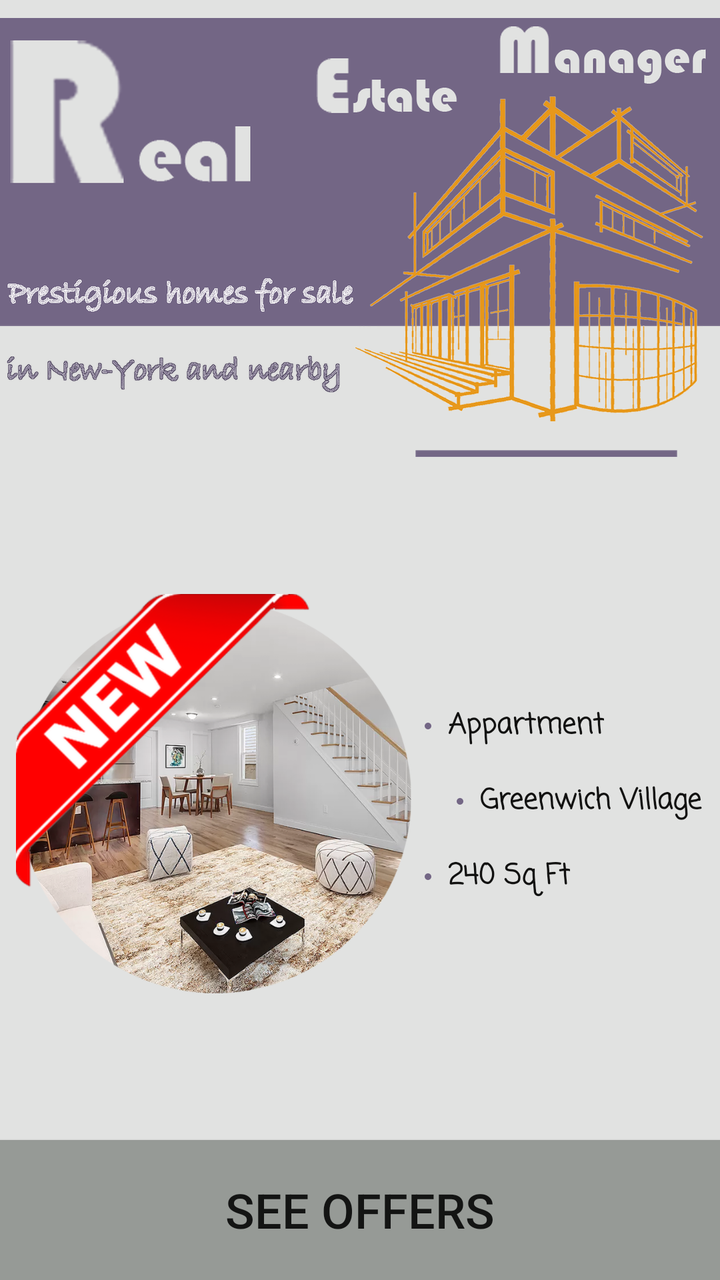
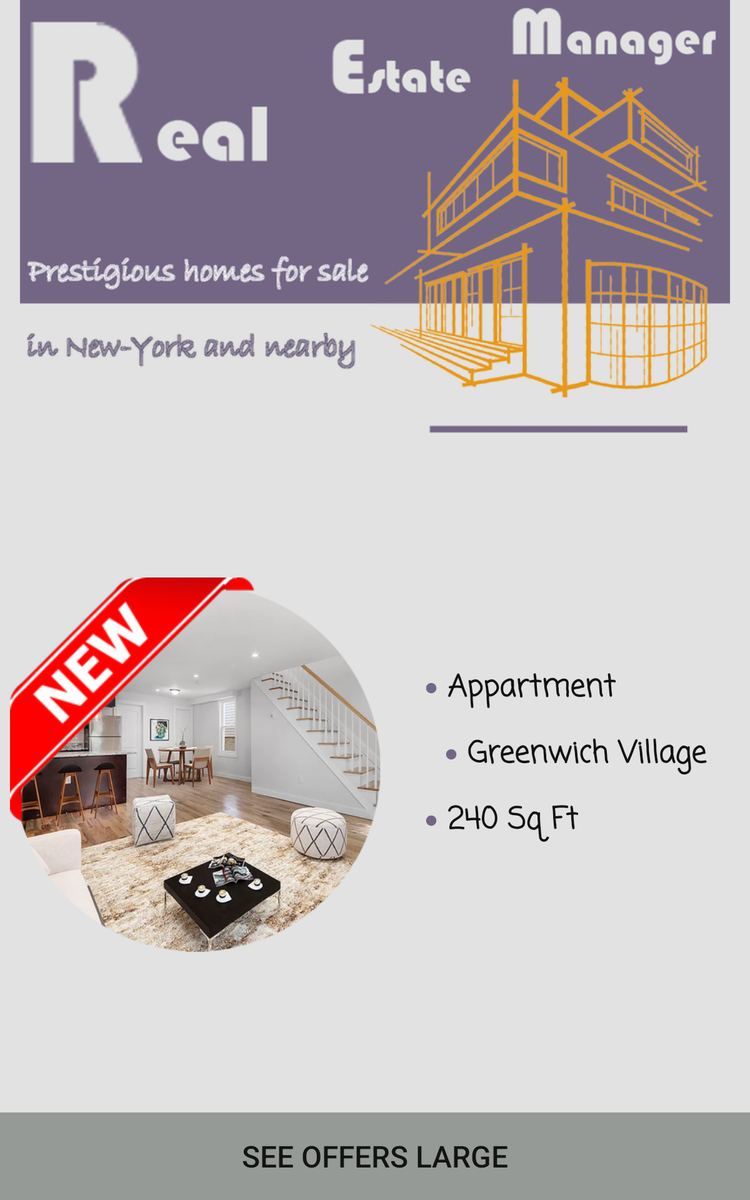

Compare how this app lays out the same screen by default and in its alternative resource folder. The renders come first, then the two layout files and the values they reference.
<!-- AndroidManifest.xml: application theme AppTheme -->
<!-- res/layout/fragment_first.xml -->
<?xml version="1.0" encoding="utf-8"?>
<androidx.constraintlayout.widget.ConstraintLayout xmlns:android="http://schemas.android.com/apk/res/android"
    xmlns:app="http://schemas.android.com/apk/res-auto"
    xmlns:tools="http://schemas.android.com/tools"
    android:layout_width="match_parent"
    android:layout_height="match_parent"
    android:background="#e1e2e1"
    tools:context=".fragments.FirstFragment">

    <ImageView
        android:id="@+id/imageView"
        android:layout_width="0dp"
        android:layout_height="240dp"

        app:layout_constraintEnd_toEndOf="parent"
        app:layout_constraintHorizontal_bias="0.0"
        app:layout_constraintStart_toStartOf="parent"
        app:layout_constraintTop_toTopOf="parent"
        app:srcCompat="@drawable/background" />

    <ImageView
        android:id="@+id/image_last_offer"
        android:layout_width="200dp"
        android:layout_height="200dp"

        android:layout_marginStart="8dp"
        android:layout_marginBottom="16dp"
        app:layout_constraintBottom_toTopOf="@+id/see_offers_button"
        app:layout_constraintEnd_toStartOf="@+id/textView_district"
        app:layout_constraintStart_toStartOf="parent"
        app:layout_constraintTop_toBottomOf="@+id/imageView"
        app:srcCompat="@drawable/apercu" />

    <ImageView
        android:id="@+id/image_new_banner"
        android:layout_width="150dp"
        android:layout_height="150dp"

        app:layout_constraintStart_toStartOf="@+id/image_last_offer"
        app:layout_constraintTop_toTopOf="@+id/image_last_offer"
        app:srcCompat="@drawable/new_banner" />

    <Button
        android:id="@+id/see_offers_button"
        android:layout_width="0dp"
        android:layout_height="70dp"
        android:background="#969a96"
        android:text="See offers"
        android:textSize="24sp"
        app:layout_constraintBottom_toBottomOf="parent"
        app:layout_constraintEnd_toEndOf="parent"
        app:layout_constraintHorizontal_bias="0.5"
        app:layout_constraintStart_toStartOf="parent" />

    <TextView
        android:id="@+id/textView_district"
        android:layout_width="wrap_content"
        android:layout_height="wrap_content"
        android:layout_marginStart="16dp"
        android:layout_marginTop="55dp"
        android:fontFamily="casual"
        android:text="Appartment"
        android:textColor="@color/colorText"
        android:textStyle="bold"
        app:layout_constraintStart_toEndOf="@+id/image_last_offer"
        app:layout_constraintTop_toTopOf="@+id/image_last_offer" />

    <TextView
        android:id="@+id/textView_surface"
        android:layout_width="wrap_content"
        android:layout_height="wrap_content"
        android:layout_marginStart="16dp"
        android:layout_marginTop="16dp"
        android:fontFamily="casual"
        android:text="Greenwich Village"
        android:textColor="@color/colorText"
        android:textStyle="bold"
        app:layout_constraintStart_toStartOf="@+id/textView_district"
        app:layout_constraintTop_toBottomOf="@+id/textView_district" />

    <TextView
        android:id="@+id/textView_rooms"
        android:layout_width="wrap_content"
        android:layout_height="wrap_content"
        android:layout_marginTop="16dp"
        android:fontFamily="casual"
        android:text="240 Sq Ft"
        android:textColor="@color/colorText"
        android:textStyle="bold"
        app:layout_constraintStart_toStartOf="@+id/textView_district"
        app:layout_constraintTop_toBottomOf="@+id/textView_surface" />

    <ImageView
        android:id="@+id/dot1"
        android:layout_width="wrap_content"
        android:layout_height="wrap_content"
        android:layout_marginEnd="8dp"
        app:srcCompat="@drawable/ic_dot_dp"
        app:layout_constraintBottom_toBottomOf="@+id/textView_district"
        app:layout_constraintEnd_toStartOf="@+id/textView_district"
        app:layout_constraintTop_toTopOf="@+id/textView_district" />

    <ImageView
        android:id="@+id/dot2"
        android:layout_width="wrap_content"
        android:layout_height="wrap_content"
        android:layout_marginEnd="8dp"
        app:srcCompat="@drawable/ic_dot_dp"
        app:layout_constraintBottom_toBottomOf="@+id/textView_surface"
        app:layout_constraintEnd_toStartOf="@+id/textView_surface"
        app:layout_constraintTop_toTopOf="@+id/textView_surface" />

    <ImageView
        android:id="@+id/dot3"
        android:layout_width="wrap_content"
        android:layout_height="wrap_content"
        android:layout_marginEnd="8dp"
        app:srcCompat="@drawable/ic_dot_dp"
        app:layout_constraintBottom_toBottomOf="@+id/textView_rooms"
        app:layout_constraintEnd_toStartOf="@+id/textView_rooms"
        app:layout_constraintTop_toTopOf="@+id/textView_rooms" />

</androidx.constraintlayout.widget.ConstraintLayout>
<!-- resources referenced by this layout -->
<resources>
  <color name="colorText">#111110</color>
  <!-- drawable apercu: png bitmap (drawable, 695491 bytes) -->
  <!-- drawable background: png bitmap (drawable, 239267 bytes) -->
  <!-- drawable ic_dot_dp (drawable) -->
  <vector android:height="4dp" android:tint="#736685"
      android:viewportHeight="24.0" android:viewportWidth="24.0"
      android:width="4dp" xmlns:android="http://schemas.android.com/apk/res/android">
      <path android:fillColor="#FF000000" android:pathData="M12,12m-10,0a10,10 0,1 1,20 0a10,10 0,1 1,-20 0"/>
  </vector>
  <!-- drawable new_banner: png bitmap (drawable, 10843 bytes) -->
  <style name="AppTheme" parent="Theme.AppCompat.Light.DarkActionBar">
          
          <item name="colorPrimary">@color/colorPrimary</item>
          <item name="colorPrimaryDark">@color/colorPrimaryDark</item>
          <item name="colorAccent">@color/colorPrimary</item>
          <item name="android:windowNoTitle">true</item>
      </style>
  <color name="colorPrimary">#3F51B5</color>
  <color name="colorPrimaryDark">#303F9F</color>
</resources>
<!-- res/layout-large/fragment_first.xml (the repository's variant of the layout above) -->
<!-- drawn on a 7-inch tablet held upright -->
<?xml version="1.0" encoding="utf-8"?>
<androidx.constraintlayout.widget.ConstraintLayout xmlns:android="http://schemas.android.com/apk/res/android"
    xmlns:app="http://schemas.android.com/apk/res-auto"
    xmlns:tools="http://schemas.android.com/tools"
    android:layout_width="match_parent"
    android:layout_height="match_parent"
    android:background="#e1e2e1"
    tools:context=".ui.fragments.FirstFragment">

    <ImageButton
        android:id="@+id/buttonMainAct"
        android:layout_width="wrap_content"
        android:layout_height="wrap_content"
        android:src="@drawable/empty"
        app:layout_constraintEnd_toEndOf="parent"
        app:layout_constraintStart_toStartOf="parent"
        app:layout_constraintTop_toTopOf="parent" />

    <ImageView
        android:id="@+id/imageView"
        android:layout_width="0dp"
        android:layout_height="350dp"

        app:layout_constraintEnd_toEndOf="parent"
        app:layout_constraintHorizontal_bias="0.0"
        app:layout_constraintStart_toStartOf="parent"
        app:layout_constraintTop_toTopOf="parent"
        app:srcCompat="@drawable/background" />

    <ImageView
        android:id="@+id/image_last_offer"
        android:layout_width="300dp"
        android:layout_height="300dp"

        android:layout_marginStart="8dp"
        android:layout_marginBottom="16dp"
        app:layout_constraintBottom_toTopOf="@+id/see_offers_button"
        app:layout_constraintEnd_toStartOf="@+id/textView_district"
        app:layout_constraintStart_toStartOf="parent"
        app:layout_constraintTop_toBottomOf="@+id/imageView"
        app:srcCompat="@drawable/apercu" />

    <ImageView
        android:id="@+id/image_new_banner"
        android:layout_width="200dp"
        android:layout_height="200dp"

        app:layout_constraintStart_toStartOf="@+id/image_last_offer"
        app:layout_constraintTop_toTopOf="@+id/image_last_offer"
        app:srcCompat="@drawable/new_banner" />

    <Button
        android:id="@+id/see_offers_button"
        android:layout_width="0dp"
        android:layout_height="70dp"
        android:background="#969a96"
        android:text="See offers large"
        android:textSize="24sp"
        app:layout_constraintBottom_toBottomOf="parent"
        app:layout_constraintEnd_toEndOf="parent"
        app:layout_constraintHorizontal_bias="0.5"
        app:layout_constraintStart_toStartOf="parent" />

    <TextView
        android:id="@+id/textView_district"
        android:layout_width="wrap_content"
        android:layout_height="wrap_content"
        android:layout_marginStart="50dp"
        android:layout_marginTop="70dp"
        android:fontFamily="casual"
        android:text="Appartment"
        android:textColor="@color/colorText"
        android:textSize="24sp"
        android:textStyle="bold"
        app:layout_constraintStart_toEndOf="@+id/image_last_offer"
        app:layout_constraintTop_toTopOf="@+id/image_last_offer" />

    <TextView
        android:id="@+id/textView_surface"
        android:layout_width="wrap_content"
        android:layout_height="wrap_content"
        android:layout_marginStart="16dp"
        android:layout_marginTop="16dp"
        android:fontFamily="casual"
        android:text="Greenwich Village"
        android:textColor="@color/colorText"
        android:textSize="24sp"
        android:textStyle="bold"
        app:layout_constraintStart_toStartOf="@+id/textView_district"
        app:layout_constraintTop_toBottomOf="@+id/textView_district" />

    <TextView
        android:id="@+id/textView_rooms"
        android:layout_width="wrap_content"
        android:layout_height="wrap_content"
        android:layout_marginTop="16dp"
        android:fontFamily="casual"
        android:text="240 Sq Ft"
        android:textColor="@color/colorText"
        android:textSize="24sp"
        android:textStyle="bold"
        app:layout_constraintStart_toStartOf="@+id/textView_district"
        app:layout_constraintTop_toBottomOf="@+id/textView_surface" />

    <ImageView
        android:id="@+id/dot1"
        android:layout_width="10dp"
        android:layout_height="10dp"
        android:layout_marginEnd="8dp"
        app:layout_constraintBottom_toBottomOf="@+id/textView_district"
        app:layout_constraintEnd_toStartOf="@+id/textView_district"
        app:layout_constraintTop_toTopOf="@+id/textView_district"
        app:srcCompat="@drawable/ic_dot_dp" />

    <ImageView
        android:id="@+id/dot2"
        android:layout_width="10dp"
        android:layout_height="10dp"
        android:layout_marginEnd="8dp"
        app:layout_constraintBottom_toBottomOf="@+id/textView_surface"
        app:layout_constraintEnd_toStartOf="@+id/textView_surface"
        app:layout_constraintTop_toTopOf="@+id/textView_surface"
        app:srcCompat="@drawable/ic_dot_dp" />

    <ImageView
        android:id="@+id/dot3"
        android:layout_width="10dp"
        android:layout_height="10dp"
        android:layout_marginEnd="8dp"
        app:layout_constraintBottom_toBottomOf="@+id/textView_rooms"
        app:layout_constraintEnd_toStartOf="@+id/textView_rooms"
        app:layout_constraintTop_toTopOf="@+id/textView_rooms"
        app:srcCompat="@drawable/ic_dot_dp" />

</androidx.constraintlayout.widget.ConstraintLayout>
<!-- resources referenced by the variant -->
<!-- as a 7-inch tablet held upright resolves them -->
<resources>
  <color name="colorText">#111110</color>
  <!-- drawable apercu: png bitmap (drawable, 695491 bytes) -->
  <!-- drawable background: png bitmap (drawable, 239267 bytes) -->
  <!-- drawable empty: png bitmap (drawable, 224 bytes) -->
  <!-- drawable ic_dot_dp (drawable) -->
  <vector android:height="4dp" android:tint="#736685"
      android:viewportHeight="24.0" android:viewportWidth="24.0"
      android:width="4dp" xmlns:android="http://schemas.android.com/apk/res/android">
      <path android:fillColor="#FF000000" android:pathData="M12,12m-10,0a10,10 0,1 1,20 0a10,10 0,1 1,-20 0"/>
  </vector>
  <!-- drawable new_banner: png bitmap (drawable, 10843 bytes) -->
  <!-- from res/values-large/ -->
  <style name="AppTheme" parent="Theme.AppCompat.Light.DarkActionBar">
          
          <item name="colorPrimary">@color/colorPrimary</item>
          <item name="colorPrimaryDark">@color/colorPrimaryDark</item>
          <item name="colorAccent">@color/colorPrimary</item>
          <item name="android:windowNoTitle">true</item>
      </style>
  <color name="colorPrimary">#3F51B5</color>
  <color name="colorPrimaryDark">#303F9F</color>
</resources>
